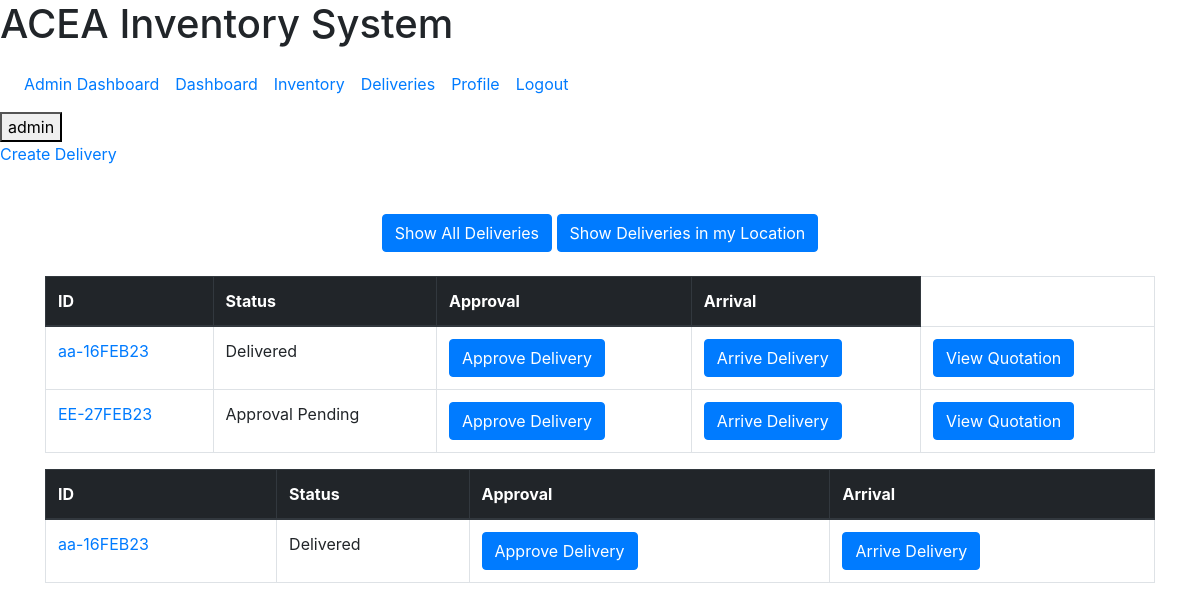
Page /deliveries/ (signed in) on the committed database.
### dashboard/models.py (models this page shows)
class Delivery(models.Model):
    requestedBy = models.ForeignKey(User, on_delete=models.CASCADE, null=True, blank=True)
    dateRequested = models.DateTimeField(auto_now_add=True, blank=True)
    dateApproved = models.DateTimeField(null=True, blank=True)
    dateArrived = models.DateTimeField(null=True, blank=True)
    deliveryLocation = models.ForeignKey(Location, on_delete=models.CASCADE)
    class Meta:                                                             # django admin data models are pluralized (they add 's')
        verbose_name_plural = 'Deliveries'
    def __str__(self):
        if self.requestedBy:
            initials = ''.join([name[0] for name in self.requestedBy.get_full_name().split()])
        else:
            initials = 'unknown'
        formatted_date = self.dateRequested.strftime('%d%b%y')
        slug = slugify(formatted_date).upper()
        return f'{initials}-{slug}'

### dashboard/views.py (the view)
# urls.py: path('deliveries/', views.DeliveryList.as_view(), name='list-deliveries'),
class DeliveryList(LoginRequiredMixin, ListView):
    model = Delivery
    context_object_name = "delivery"
    def get_context_data(self, **kwargs):
        delivery = Delivery.objects.all()
        kwargs['delivery'] = delivery
        filteredDelivery = delivery.filter(deliveryLocation=self.request.user.userprofile.location)
        kwargs['filteredDelivery'] = filteredDelivery
        return kwargs

### templates/templatetags/auth_extras.py (called while the page is built)
@register.filter(name='has_group')
def has_group(user, group_name):
    group = Group.objects.get(name=group_name)
    return True if group in user.groups.all() else False

### templates/dashboard/delivery_list.html (shortened to what this page needs)
{%extends 'partials/base.html'%}
{% block content %}
{% load bootstrap_icons %}
{% if request.user.is_authenticated and request.user|has_group:"Administrator" or request.user|has_group:"Engineering" %}
<div>
    <a href="{% url 'create-delivery' pk %}"> Create Delivery </a>
</div>
{% endif %}
<div class="container py-5">
    <div class="text-center mb-4">
        <button class="btn btn-primary" id="unfiltered-btn">Show All Deliveries</button>
        <button class="btn btn-primary" id="filtered-btn">Show Deliveries in my Location</button>
    </div>
    <div id="unfiltered-container">
        <table id="unfiltered-table" class="table table-bordered table-hover">
            <thead class="thead-dark">
                <tr>
                    <th scope="col">ID</th>
                    <th scope="col">Status</th>
                    {% if request.user.is_authenticated and request.user|has_group:"Administrator" or request.user|has_group:"Finance" %}
                    <th scope="col">Approval</th>
                    {% endif %}
                    {% if request.user.is_authenticated and request.user|has_group:"Administrator" or request.user|has_group:"Engineering" %}
                    <th scope="col">Arrival</th>
                    {% endif %}
                </tr>
            </thead>
            <tbody>
                {% for d in delivery %}
                <tr>
                    <td><a href="{% url 'delivery_details' d.id %}">{{ d }}</a></td>
                    {% if d.dateApproved is None %}
                    <td>Approval Pending</td>
                    {% elif d.dateArrived is None %}
                    <td>Arrival Pending</td>
                    {% else %}
                    <td>Delivered</td>
                    {% endif %}
                    {% if request.user.is_authenticated and request.user|has_group:"Administrator" or request.user|has_group:"Finance" %}
                    <td>
                        <form action="{% url 'approveDelivery' %}" method="POST">
                        <button class="btn btn-primary" type="submit">Approve Delivery</button>
                        </form>
                    </td>
                    {% endif %}
                    {% if request.user.is_authenticated and request.user|has_group:"Administrator" or request.user|has_group:"Engineering" %}
                    <td>
                        <form action="{% url 'arriveDelivery' %}" method="POST">
                        <button class="btn btn-primary" type="submit">Arrive Delivery</button>
                        </form>
                        <td>
                            <a href="{% url 'list-quotations' d.id %}" class="btn btn-primary">View Quotation</a>
                        </td>
                    </td>
                    {% endif %}
                </tr>
                {% endfor %}
            </tbody>
        </table>
    </div>
    <div id="filtered-container">
        <table id="filtered-table" class="table table-bordered table-hover">
            <thead class="thead-dark">
                <tr>
                    <th scope="col">ID</th>
                    <th scope="col">Status</th>
                    {% if request.user.is_authenticated and request.user|has_group:"Administrator" or request.user|has_group:"Finance" %}
                    <th scope="col">Approval</th>
                    {% endif %}
                    {% if request.user.is_authenticated and request.user|has_group:"Administrator" or request.user|has_group:"Engineering" %}
                    <th scope="col">Arrival</th>
                    {% endif %}
                </tr>
            </thead>
            <tbody>
                {% for d in filteredDelivery %}
                <tr>
                    <td> <a href="{% url 'delivery_details' d.id %}">{{ d }} </td>
                    {% if d.dateApproved is None %}
                        <td>Approval Pending</td>
                    {% elif d.dateArrived is None %}
                        <td>Arrival Pending</td>
                    {% else %}
                        <td>Delivered</td>
                    {% endif %}
                    {% if request.user.is_authenticated and request.user|has_group:"Administrator" or request.user|has_group:"Finance" %}
                    <td>
                        <form action ="{%url 'approveDelivery' %}" method="POST">
                        <button class="btn btn-primary" type="submit">Approve Delivery</button>
                        </form>
                    </td>
                    {% endif %}
                    {% if request.user.is_authenticated and request.user|has_group:"Administrator" or request.user|has_group:"Engineering" %}
                    <td>
                        <form action ="{%url 'arriveDelivery' %}" method="POST">
                        <button class="btn btn-primary" type="submit">Arrive Delivery</button>
                        </form>
                    </td>
                    {% endif %}
                </tr>
                {% endfor %}
            </tbody>
        </table>
    </div>
</div>
{% endblock %}
{% block js %}
        <link rel="stylesheet" type="text/css" href="https://cdn.datatables.net/v/dt/jszip-2.5.0/dt-1.10.18/af-2.3.0/b-1.5.2/b-colvis-1.5.2/b-flash-1.5.2/b-html5-1.5.2/b-print-1.5.2/cr-1.5.0/fh-3.1.4/r-2.2.2/datatables.min.css"/>
{% endblock %}

### templates/partials/header.html (shortened to what this page needs)
{% load bootstrap_icons %}
<header class="app-header">
  <div class="app-header-logo">
    <div class="logo">
      <h1 class="logo-title">
        <span>ACEA</span>
        <span>Inventory System</span>
      </h1>
    </div>
  </div>
  <div class="app-header-navigation">
    <div class="tabs">
      <nav class="navbar navbar-expand-md">
        <div class="collapse navbar-collapse justify-content-between" id="navbarSupportedContent">
          <ul class="navbar-nav mr-auto justify-content-between">
            {% if request.user.is_authenticated and request.user|has_group:"Administrator" %}
            <li class="nav-item active">
              <a class="nav-link" href="{% url 'dashboard-admin' %}">Admin Dashboard<span class="sr-only">(current)</span></a>
            </li>
            {% endif %}
            {% if user.is_authenticated%}
            <li class="nav-item active">
              <a class="nav-link" href="{% url 'dashboard-index' %}">Dashboard<span class="sr-only">(current)</span></a>
            </li>
            <li class="nav-item active">
              <a class="nav-link" href="{% url 'dashboard-inventory' %}">Inventory<span class="sr-only">(current)</span></a>
            </li>
            <li class="nav-item active">
              <a class="nav-link" href="{% url 'list-deliveries' %}">Deliveries<span class="sr-only">(current)</span></a>
            </li>
            <li class="nav-item active">
              <a class="nav-link" href="{% url 'view-profile' %}">Profile<span class="sr-only">(current)</span></a>
            </li>
            <li class="nav-item active">
              <a class="nav-link" href="{% url 'user-logout' %}">Logout<span class="sr-only">(current)</span></a>
            </li>
            {% endif %}
          </ul>
        </div>
      </nav>
    </div>
  </div>
  <div class="app-header-actions">
    {% if user.is_authenticated %}
    <a href="{% url 'view-profile' %}">
      <button class="user-profile">
        <span>
          {{user.username}}
        </span>
      </button>
    </a>
    {% endif %}
  </div>
</header>

### rows in the picture
Delivery: requestedBy+dateRequested "aa-16FEB23", shows "Delivered"
Delivery: requestedBy+dateRequested "EE-27FEB23", shows "Approval Pending"

### other values in the picture
{{ user.username }} "admin"
